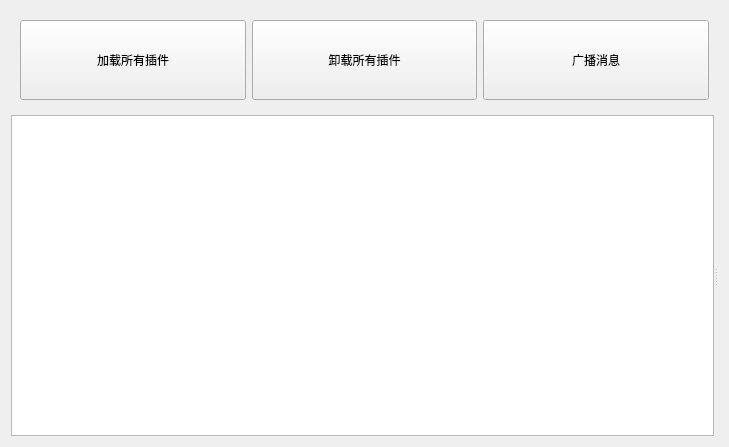
<?xml version="1.0" encoding="UTF-8"?>
<ui version="4.0">
 <class>Widget</class>
 <widget class="QWidget" name="Widget">
  <property name="geometry">
   <rect>
    <x>0</x>
    <y>0</y>
    <width>729</width>
    <height>447</height>
   </rect>
  </property>
  <property name="windowTitle">
   <string>Widget</string>
  </property>
  <layout class="QVBoxLayout" name="verticalLayout">
   <item>
    <widget class="QWidget" name="widget" native="true">
     <layout class="QHBoxLayout" name="horizontalLayout">
      <item>
       <widget class="QPushButton" name="pushButton">
        <property name="minimumSize">
         <size>
          <width>0</width>
          <height>80</height>
         </size>
        </property>
        <property name="maximumSize">
         <size>
          <width>16777215</width>
          <height>80</height>
         </size>
        </property>
        <property name="text">
         <string>加载所有插件</string>
        </property>
       </widget>
      </item>
      <item>
       <widget class="QPushButton" name="pushButton_3">
        <property name="minimumSize">
         <size>
          <width>0</width>
          <height>80</height>
         </size>
        </property>
        <property name="maximumSize">
         <size>
          <width>16777215</width>
          <height>80</height>
         </size>
        </property>
        <property name="text">
         <string>卸载所有插件</string>
        </property>
       </widget>
      </item>
      <item>
       <widget class="QPushButton" name="pushButton_broadcast">
        <property name="minimumSize">
         <size>
          <width>0</width>
          <height>80</height>
         </size>
        </property>
        <property name="maximumSize">
         <size>
          <width>16777215</width>
          <height>80</height>
         </size>
        </property>
        <property name="text">
         <string>广播消息</string>
        </property>
       </widget>
      </item>
     </layout>
    </widget>
   </item>
   <item>
    <widget class="QSplitter" name="splitter">
     <property name="sizePolicy">
      <sizepolicy hsizetype="Expanding" vsizetype="Expanding">
       <horstretch>0</horstretch>
       <verstretch>0</verstretch>
      </sizepolicy>
     </property>
     <property name="orientation">
      <enum>Qt::Horizontal</enum>
     </property>
     <widget class="QListWidget" name="listWidget"/>
     <widget class="QStackedWidget" name="stackedWidget">
      <property name="sizePolicy">
       <sizepolicy hsizetype="Preferred" vsizetype="Preferred">
        <horstretch>0</horstretch>
        <verstretch>0</verstretch>
       </sizepolicy>
      </property>
     </widget>
    </widget>
   </item>
  </layout>
 </widget>
 <resources/>
 <connections/>
</ui>
